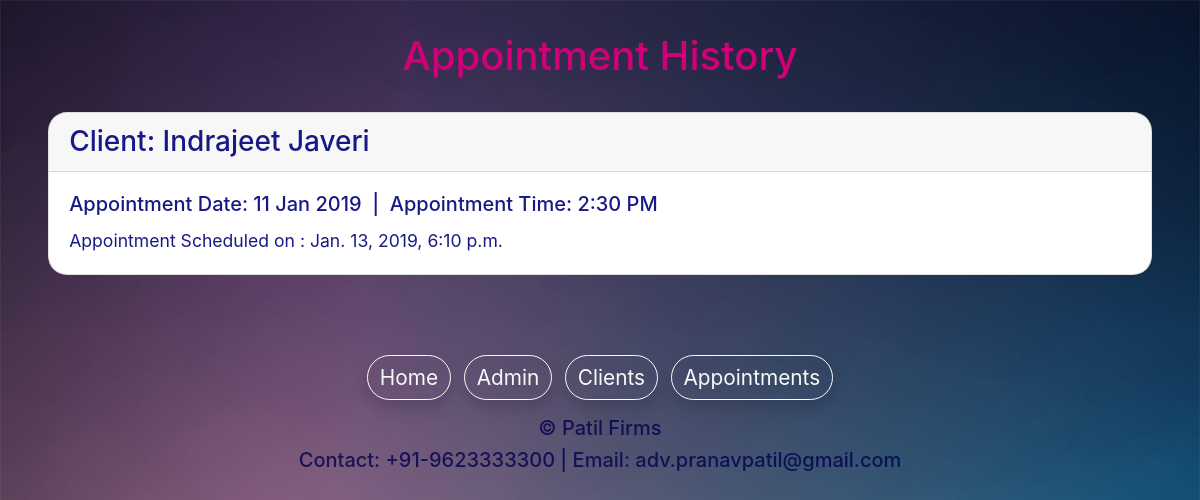
The app's page /appointments with its own data.
### patiladmin/models.py (models this page shows, shortened)
class appointments(models.Model):
    person = models.CharField(max_length=255)
    dtOfApmt = models.CharField(max_length=255)
    tmOfApmt = models.CharField(max_length=255)
    schOn = models.DateTimeField(default=timezone.now, blank=True)
    class Meta:
        verbose_name_plural = "Appointments"

### patiladmin/views.py (the view)
# urls.py: path('appointments', views.appointment)
def appointment(request):
    allAppointments = appointments.objects.all()
    return render(request, 'patiladmin/appointments.html', {'appointments': allAppointments})

### patiladmin/templates/patiladmin/appointments.html
{% extends 'patiladmin/baselayout.html' %}
{% load static %}
{% block content%}
<div class="container">
    <div class="text-center" style="padding-top: 2rem;color: rgb(210,0,120)">
        <h1>Appointment History</h1>
    </div>
    {% for appointment in appointments %}
    <div style="background-color: rgb(256, 256, 256);color: rgba(0,0,120,0.9);margin: 2rem 0.2rem;border-radius: 1.2rem;" class="card">
    <h3 class="card-header">Client: {{appointment.person}}</h5>
            <div class="card-body">
            <h5 class="card-title">Appointment Date: {{appointment.dtOfApmt}}&nbsp;&nbsp;|&nbsp;&nbsp;Appointment Time:
                {{appointment.tmOfApmt}}</h5>
            <p class="card-text" style="font-size: 1.1rem;">Appointment Scheduled on : {{appointment.schOn}}</p>
        </div>
    </div>
    {% endfor %}
</div>
{% endblock %}

### records on screen
appointments: person "Indrajeet Javeri", dtOfApmt "11 Jan 2019", tmOfApmt "2:30 PM", schOn "Jan. 13, 2019, 6:10 p.m."
